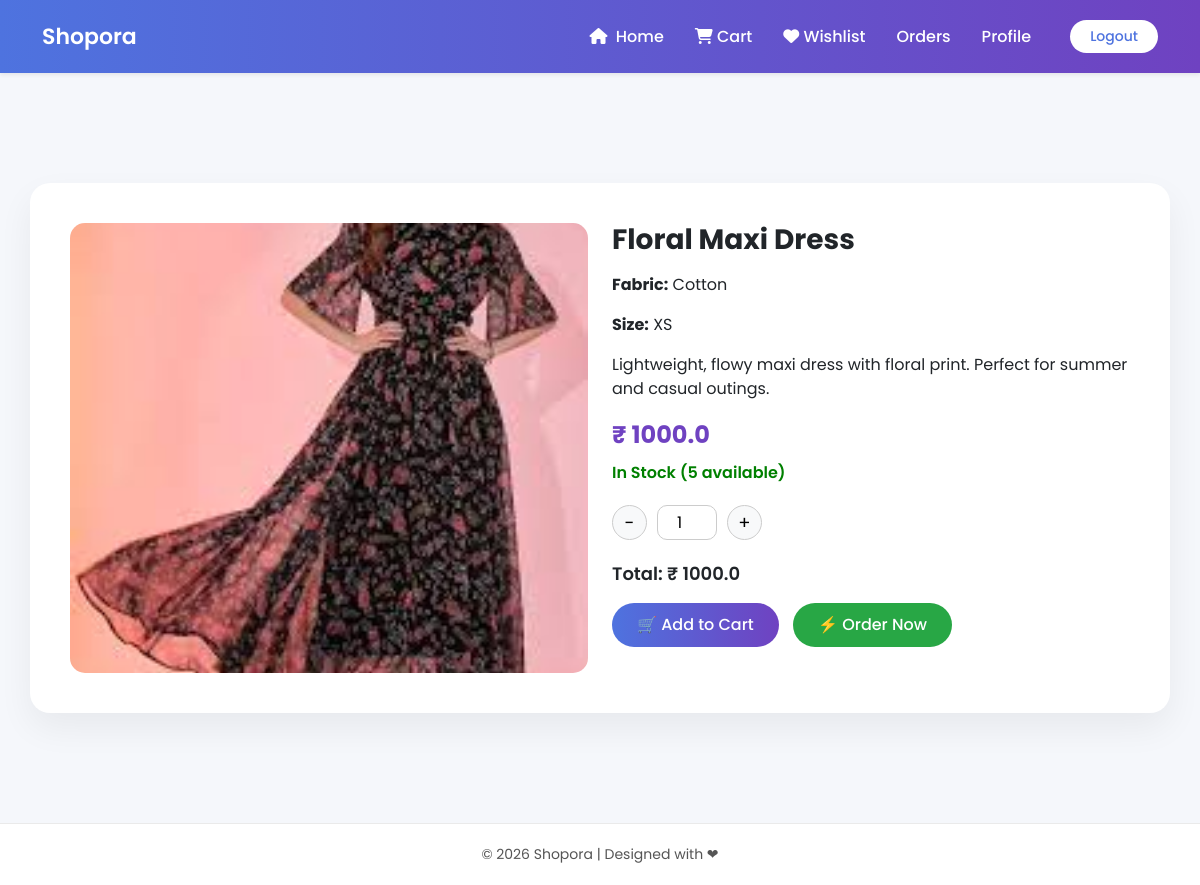
Screenshot of /deatiles/1 with the database file from the repository.
### siteadmin/models.py (models this page shows, shortened)
class Product(models.Model):
    name = models.CharField(max_length=20)
    size = models.CharField(max_length=20,null=True,blank=True)
    fabric = models.CharField(max_length=20)
    description = models.TextField()
    base_price = models.FloatField()
    stock_quantity = models.PositiveIntegerField()
    categoryid = models.ForeignKey(category, on_delete=models.CASCADE)
    image = models.ImageField(upload_to='products', validators=[validate_jpg])

### user/views.py (the view)
# urls.py: path('deatiles/<int:id>',views.deatiles,name='deatiles'),
def deatiles(request,id):
    m=Product.objects.filter(id=id)
    p={'m':m}
    return render(request,'user/showdetails.html',p)

### template/user/showdetails.html (shortened to what this page needs)
{% extends 'user/base.html' %}
{% block content %}
<div class="container product-wrapper">
{% for i in m %}
<div class="product-card">
    <div class="row">
        <div class="col-md-6 text-center">
            {% if i.image %}
                <img src="{{ i.image.url }}" class="product-img">
            {% else %}
                <p>No Image Available</p>
            {% endif %}
        </div>
        <div class="col-md-6">
            <h3 class="fw-bold mb-3">{{ i.name }}</h3>
            <p><strong>Fabric:</strong> {{ i.fabric }}</p>
            <p><strong>Size:</strong> {{ i.size }}</p>
            <p>{{ i.description }}</p>
            <div class="price mb-2">
                ₹ {{ i.base_price }}
            </div>
            {% if i.stock_quantity == 0 %}
                <div class="out-stock mb-3">
                    Out of Stock
                </div>
            {% else %}
                <div class="stock mb-3">
                    In Stock ({{ i.stock_quantity }} available)
                </div>
            {% endif %}
            <form method="POST">
                {% if i.stock_quantity > 0 %}
                <div class="qty-box">
                    <button type="button" onclick="decrease()">-</button>
                    <input type="number"
                           id="qty"
                           name="count"
                           value="1"
                           min="1"
                           max="{{ i.stock_quantity }}"
                           onchange="updateTotal()">
                    <button type="button"
                            onclick="increase({{ i.stock_quantity }})">
                        +
                    </button>
                </div>
                <div id="total" class="total-price mb-3">
                    Total: ₹ {{ i.base_price }}
                </div>
                <button type="submit"
                        formaction="{% url 'addcart' %}"
                        class="btn btn-cart">
                    🛒 Add to Cart
                </button>
                <button type="submit"
                        formaction="{% url 'payment_page' %}"
                        class="btn btn-order">
                    ⚡ Order Now
                </button>
                {% else %}
                <button type="button"
                        class="btn btn-disabled"
                        disabled>
                    Out of Stock
                </button>
                {% endif %}
            </form>
        </div>
    </div>
</div>
{% endfor %}
</div>
{% endblock %}

### template/user/base.html (style rules this page uses)
body { font-family: 'Poppins', sans-serif; background: #f5f7fb; }

### template/user/showdetails.html (style rules this page uses)
.product-wrapper { padding: 60px 0; min-height: 80vh; }
.product-card { background: #fff; border-radius: 20px; box-shadow: 0 15px 35px rgba(0,0,0,0.06); padding: 40px; }
.product-img { width: 100%; max-height: 450px; object-fit: cover; border-radius: 15px; }
.price { color: #6f42c1; font-size: 24px; font-weight: 700; }
.stock { font-weight: 600; color: green; }
.qty-box { display: flex; align-items: center; gap: 10px; margin: 20px 0; }
.qty-box button { width: 35px; height: 35px; border-radius: 50%; border: 1px solid #ccc; background: #f8f9fa; font-size: 18px; }
.qty-box input { width: 60px; text-align: center; border-radius: 10px; border: 1px solid #ccc; height: 35px; }
.btn-cart { border-radius: 30px; padding: 10px 25px; background: linear-gradient(90deg, #4e73df, #6f42c1); border: none; color: white; font-weight: 500; margin-right: 10px; }
.btn-order { border-radius: 30px; padding: 10px 25px; background: #28a745; border: none; color: white; font-weight: 500; }
.total-price { font-weight: 600; font-size: 18px; }

### rows the page displays
Product: image (picture), name "Floral Maxi Dress", fabric "Cotton", size "XS", description "Lightweight, flowy maxi dress with floral print. Perfect for summer and casual outings.", base_price "1000.0", stock_quantity "5"
